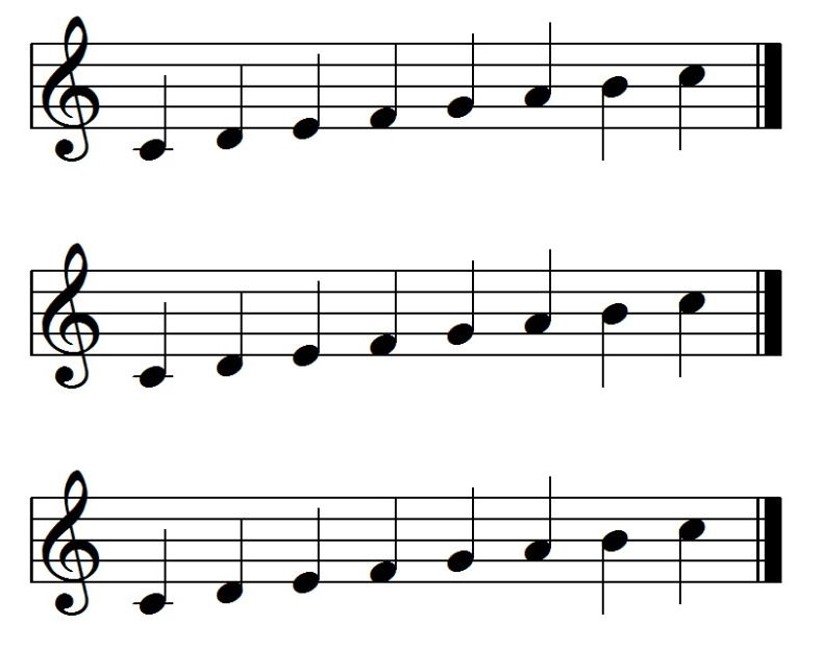
//> input picture SheetToMusic/SheetToMusic/simple0.jpg, 821 x 648 px
$ ./main   (built with g++ and OpenCV 4)
//> lines starting //> are read from the running program, lines starting //| are printed output that depends on the picture; after the words box and inside, x2 and y2 are one past the last pixel; in counts of white or black regions, pixels touching at a corner belong together
#include "opencv2/imgproc/imgproc.hpp"
#include "opencv2/imgcodecs.hpp"
#include "opencv2/highgui/highgui.hpp"

using namespace cv;

#include <iostream>
#include <fstream>
#include <vector>

using namespace std;
//음표, 오선 추출
Mat Extract(Mat subimg);

//좌표를 계이름으로 변환
int GetSound(int y, int line[], int lineSize[]);

//소절을 분리합니다.
void CutMeasures(Mat img, Mat* measure, int size);

// 라인의 y좌표를 받아옵니다.
void GetLineY(Mat lineGetter, int* line, int* lineSize);
// 음표의 중앙 좌표 생성
void GenerateNotePoints(const Mat& dot_image, vector<Point2d>& out_note_points);
// arr의 극댓값을 out_points vector에 담는 함수
void SetLocalMaxPoints(const int* arr, const int arr_size, std::vector<int>& out_points);
// image x 범위 내에서 black 극댓값 하나 get
int GetLocalMaxBlackPoint(const Mat& image, const int start_x, const int end_x);
// array에서 극댓값 하나 return.
int GetLocalMaxPoint(const int * arr, const int arr_size);

int main()
{
	Mat origin;
	Mat img;
	int count2;

	//grayscale로 변환 - img read
	origin = imread("simple0.jpg", IMREAD_GRAYSCALE);
//> origin: 648 rows x 821 cols, CV_8UC1; min 0, max 255, mean 232

	//이진화(threshold = 200)
	threshold(origin, img, 100, 255, THRESH_BINARY);
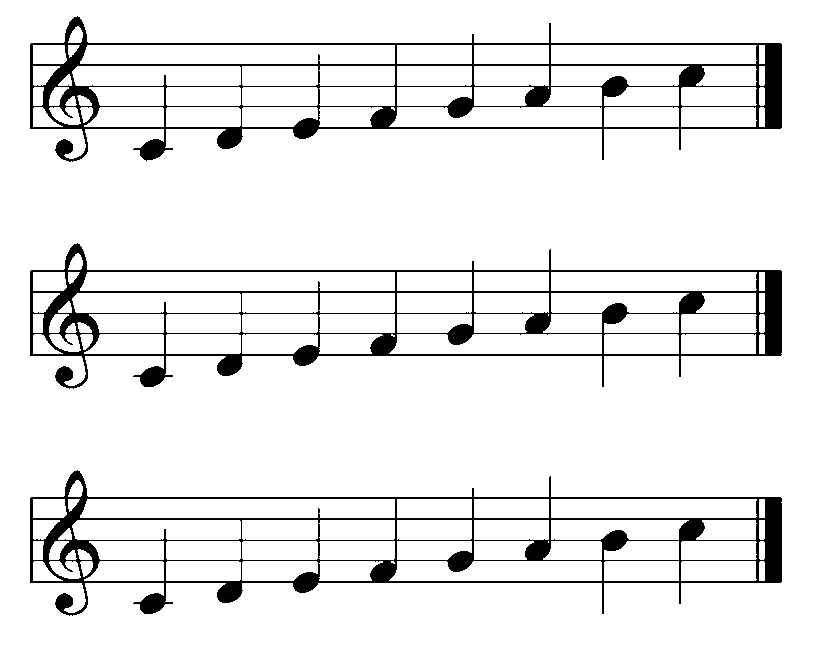
//> img: 648 rows x 821 cols, CV_8UC1; 92% white; 3 black regions, box (x1, y1, x2, y2) and area: (30, 16, 782, 162) 14127, (30, 243, 782, 389) 14115, (30, 470, 782, 616) 14105
	namedWindow("thresholding", WINDOW_AUTOSIZE);
	imshow("thresholding", img);


	//----------소절 분할 ------------
	Mat measure[3]; // 소절 3개

	CutMeasures(img, measure, 3);
//> the loop in CutMeasures, `for (int i = 0; i < img.rows; i++)` made 648 passes
//> count on passes 1 to 12: 0, 0, 0, 0, 0, 0, 0, 0, 0, 0, 0, 0
//> after the loop in CutMeasures, `for (int i = 0; i < img.rows; i++)`:
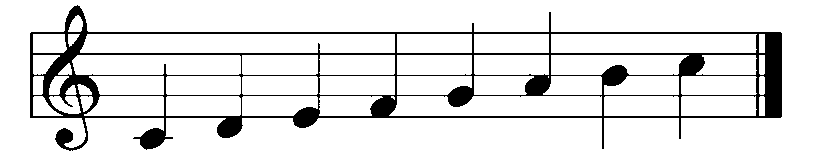
//> measure: 168 rows x 821 cols, CV_8UC1; 89.8% white; 1 black region, box (x1, y1, x2, y2) and area: (30, 5, 782, 151) 14127
//> after the loop in CutMeasures, `for (int i = 0; i < img.rows; i++)`: count = 0; k = 5; line = [-1, -1, -1, -1, -1]; lineSize = [0, 0, 0, 0, 0]; l = 3
//> measure[1]: 168 rows x 821 cols, CV_8UC1; 89.8% white; 1 black region, box (x1, y1, x2, y2) and area: (30, 5, 782, 151) 14115
//> measure[2]: 168 rows x 821 cols, CV_8UC1; 89.8% white; 1 black region, box (x1, y1, x2, y2) and area: (30, 5, 782, 151) 14105

	imwrite("measure1.jpg", measure[0]);
	imwrite("measure2.jpg", measure[1]);
	imwrite("measure3.jpg", measure[2]);


	/* line 좌표값 받기 */
	Mat lineGetter = imread("measure3.jpg", IMREAD_REDUCED_GRAYSCALE_2);
//> lineGetter: 84 rows x 411 cols, CV_8UC1; min 0, max 255, mean 229
	namedWindow("2", WINDOW_AUTOSIZE);
	imshow("2", lineGetter);
	int line[5]; // 오선의 y값을 받을 변수. 0 = 맨 윗 줄, 4 = 맨 아래 줄
	int lineSize[5]; // 오선의 굵기를 받을 변수

	GetLineY(lineGetter, line, lineSize);
//> in GetLineY, `threshold(lineGetter, lineGetter, 200, 255, THRESH_BINARY);`:
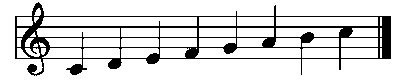
//> lineGetter: 84 rows x 411 cols, CV_8UC1; 86.8% white; 1 black region, box (x1, y1, x2, y2) and area: (15, 2, 391, 76) 4560
//> the loop in GetLineY, `for (int i = 0; i < lineGetter.rows; i++)` made 84 passes
//> (count, k) on passes 17, 27, 28, 38, 48, 59: (376, 0), (376, 1), (376, 2), (376, 2), (376, 3), (376, 4)
//> count on passes 1 to 6: 0, 0, 1, 4, 6, 8
//> after the loop in GetLineY, `for (int i = 0; i < lineGetter.rows; i++)`: count = 0; k = 4
//> line = [16, 26, 37, 47, 58]; lineSize = [1, 2, 1, 1, 1]

	// 음표 외에 모든 데이터 제거
	for (int num = 0; num < 3; num++)
	{
		measure[num] = Extract(measure[num]);
	}
//> this loop made 3 passes
//> pass 1, in Extract, `imshow("delete", subimg);`:
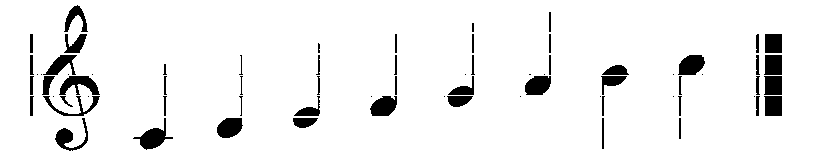
//> window 'delete': 168 rows x 821 cols, CV_8UC1; 94.1% white; 71 black regions (19 under 20 px), largest, box (x1, y1, x2, y2) and area: (133, 118, 173, 150) 468, (59, 76, 100, 95) 436, (678, 55, 705, 75) 419
//> pass 1, in Extract, `dilate(subimg, enroded, Mat());`:
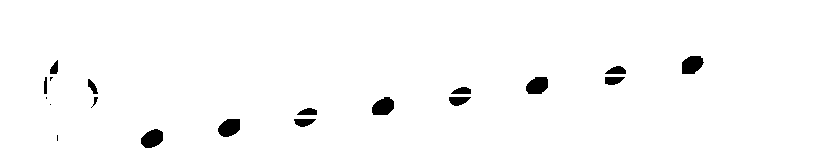
//> enroded: 168 rows x 821 cols, CV_8UC1; 98.2% white; 19 black regions (4 under 20 px), largest, box (x1, y1, x2, y2) and area: (141, 129, 163, 148) 312, (682, 56, 704, 74) 311, (218, 119, 240, 137) 310
//> pass 1, in Extract, `erode(enroded, dilated, Mat());`:
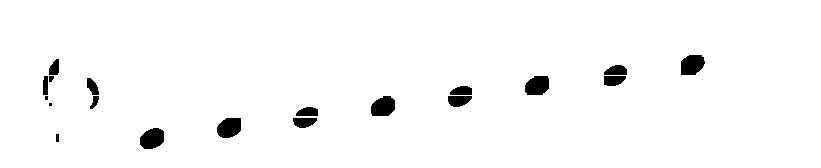
//> dilated: 168 rows x 821 cols, CV_8UC1; 97.4% white; 19 black regions (2 under 20 px), largest, box (x1, y1, x2, y2) and area: (140, 128, 164, 149) 398, (681, 55, 705, 75) 395, (217, 118, 241, 138) 394

	imwrite("measure1-2.jpg", measure[0]);
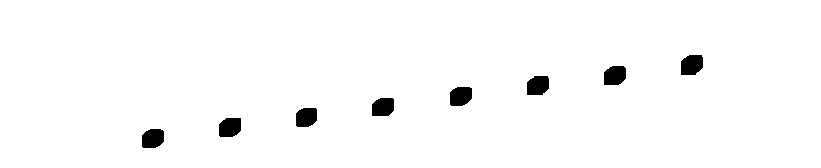
//> saved as measure1-2.jpg: 168 rows x 821 cols, CV_8UC1; 97.9% white; 8 black regions, largest, box (x1, y1, x2, y2) and area: (681, 55, 703, 75) 383, (219, 118, 241, 137) 370, (527, 76, 549, 95) 369
	imwrite("measure2-2.jpg", measure[1]);
	imwrite("measure3-2.jpg", measure[2]);

	vector<Point2d> note_points;    // 최종 음표 좌표값 배열

	// 음표 좌표 값 note_points에 저장
	GenerateNotePoints(measure[2], note_points);
//> after the loop in GenerateNotePoints, `for (int i = 0; i < dot_image.cols; i++)`: line_sum = 0
//> after the loop in SetLocalMaxPoints, `for (int i = 0; i < arr_size - 1; i++)`: local_max = 692; out_points = [152, 229, 305, 384, 459, 538, 615, 692]; is_rising = false; is_same = true; same_start = 697
//> in GenerateNotePoints, `SetLocalMaxPoints(num_black_x, dot_image.cols, points_x);`: points_x = [152, 229, 305, 384, 459, 538, 615, 692]
//| count: 8
//> the loop in GenerateNotePoints, `for (int i = 0; i < points_x.size(); i++)` made 8 passes
//> (x, local_max in GetLocalMaxBlackPoint, y) on passes 1 to 8: (152, 138, 138), (229, 127, 127), (305, 117, 117), (384, 106, 106), (459, 96, 96), (538, 85, 85), (615, 75, 75), (692, 64, 64)
//> note_points = 8 Points (x, y): [152, 138], [229, 127], [305, 117], [384, 106], [459, 96], [538, 85], [615, 75], [692, 64]
	// 찾은 좌표 콘솔 출력
	for (int i = 0; i < note_points.size(); i++) {
		std::cout << note_points[i].x << ", " << note_points[i].y << std::endl;
	}
//> this loop made 8 passes
//| 152, 138
//| 229, 127
//| 305, 117
//| 384, 106
//| 459, 96
//| 538, 85
//| 615, 75
//| 692, 64
	std::cout << "count: " << note_points.size() << std::endl;
//| count: 8


	// 계이름 파일로 반환
	ofstream outfile("Sounds.txt");


	for (int i = 0; i < note_points.size(); i++)
	{
		outfile << GetSound(note_points[i].y, line, lineSize) << "  ";
	}

	outfile.close();

	while (waitKey(0) < 0);
//> the Esc key is pressed
	return 0;
}
// 음표 좌표로 계이름
int GetSound(int y, int line[], int lineSize[])
{
	int gap = line[1] - line[0];
	int range = gap / 4;
	if (line[0] - gap - range <= y && line[0] - gap + lineSize[0] + range >= y) //높은 라
	{
		return 0;
	}
	else if (line[0] - range > y) //높은 솔
	{
		return 1;
	}
	else if (line[0] + lineSize[0] + range >= y) //높은 파
	{
		return 2;
	}
	else if (line[1] - range > y) //높은 미
	{
		return 3;
	}
	else if (line[1] + lineSize[1] + range >= y) //높은 레
	{
		return 4;
	}
	else if (line[2] - range > y) //높은 도
	{
		return 5;
	}
	else if (line[2] + lineSize[2] + range >= y) //시
	{
		return 6;
	}
	else if (line[3] - range > y) //라
	{
		return 7;
	}
	else if (line[3] + lineSize[3] + range >= y) //솔
	{
		return 8;
	}
	else if (line[4] - range > y) //파
	{
		return 9;
	}
	else if (line[4] + lineSize[4] + range >= y) //미
	{
		return 10;
	}
	else if (line[4] + lineSize[4] + gap - range > y) //레
	{
		return 11;
	}
	else //도
	{
		return 12;
	}
}


// 음표의 중앙 좌표 값을 out_note_points 레퍼런스에 저장
void GenerateNotePoints(const Mat & dot_image, vector<Point2d>& out_note_points)
{
	int* num_black_x;    // x축에서 검은 픽셀의 수 동적 배열
	vector<int> points_x;	// x축에서 음표 있는 좌표(중앙 지점)

	num_black_x = new int[dot_image.cols];

	// 검은 pixel count
	int line_sum = 0;
	cout << "x축 분포" << endl;
	line_sum = 0;
	for (int i = 0; i < dot_image.cols; i++) {
		for (int j = 0; j < dot_image.rows; j++) {
			if (dot_image.at<uchar>(j, i) < 125) {
				line_sum += 1;
			}
		}
		num_black_x[i] = line_sum;
		line_sum = 0;
	}

	// 검은색 분포 중 극댓값(주변 비해 많이 분포하는 값) 가지는 x를 배열에 저장
	SetLocalMaxPoints(num_black_x, dot_image.cols, points_x);
	cout << "count: " << points_x.size() << endl;

	// 최종 음표 좌표 구하기
	int y;
	int x;
	for (int i = 0; i < points_x.size(); i++) {
		x = points_x[i];
		// x에 대응하는 y좌표 구하기
		// 찾은 x 주변 위치(+-1) 에서만 극댓값 찾음
		y = GetLocalMaxBlackPoint(dot_image, x - 1, x + 1);
		out_note_points.push_back(Point(x, y));
	}

	delete[] num_black_x;
}

// 배열에서 극댓값 가지게 하는 변수를 out_points에 저장
void SetLocalMaxPoints(const int * arr, const int arr_size, std::vector<int>& out_points)
{
	bool is_rising = false;
	bool is_same = false;
	int same_start = 0;
	int local_max;
	for (int i = 0; i < arr_size - 1; i++) {
		// 올라가다 떨어지면 극댓값
		if (arr[i] > arr[i + 1] && is_rising) {
			if (is_same) {
				local_max = int((same_start + i) / 2);
			}
			else {
				local_max = i;
			}
			out_points.push_back(local_max);

			is_rising = false;
			is_same = false;
		}
		else if (arr[i] < arr[i + 1]) {
			is_rising = true;
			is_same = false;
		}
		else if (arr[i] == arr[i + 1] && !is_same) {
			is_same = true;
			same_start = i;
		}

	}
}

// start, end x 범위 내에서 y값당 검은 픽셀 개수 세기
// 검은 픽셀 수가 극댓값 갖게 하는 y 반환.
int GetLocalMaxBlackPoint(const Mat & image, const int start_x, const int end_x)
{
	int* num_black;    // y축에서 검은 픽셀의 수 동적 배열
	int crop_size;

	crop_size = end_x - start_x + 1;
	num_black = new int[image.rows];

	// 검은 pixel count
	int line_sum = 0;
	for (int i = 0; i < image.rows; i++) {
		for (int j = start_x; j <= end_x; j++) {
			if (image.at<uchar>(i, j) < 125) {
				line_sum += 1;
			}
		}
		num_black[i] = line_sum;
		line_sum = 0;
	}

	int local_max = GetLocalMaxPoint(num_black, image.rows);

	delete[] num_black;

	return local_max;
}

int GetLocalMaxPoint(const int * arr, const int arr_size)
{
	bool is_rising = false;
	bool is_same = false;
	int same_start = 0;
	int local_max;
	for (int i = 0; i < arr_size; i++) {
		// 올라가다 떨어지면 극댓값
		if (arr[i] > arr[i + 1] && is_rising) {
			if (is_same) {
				local_max = int((same_start + i) / 2);
			}
			else {
				local_max = i;
			}
			return local_max;

			is_rising = false;
			is_same = false;
		}
		else if (arr[i] < arr[i + 1]) {
			is_rising = true;
			is_same = false;
		}
		else if (arr[i] == arr[i + 1] && !is_same) {
			is_same = true;
			same_start = i;
		}
	}
	return -1;
}


//소절을 분리합니다.
void CutMeasures(Mat img, Mat* measure, int size)
{
	threshold(img, img, 200, 255, THRESH_BINARY);
	int line[5] = { -1,-1,-1,-1,-1 }; // 오선의 y값을 받을 변수. 0 = 맨 윗 줄, 4 = 맨 아래 줄
	int lineSize[5] = { 0,0,0,0,0 }; // 오선의 굵기를 받을 변수

	int count; // 해당 행의 검은색 픽셀의 수
	int k; // k번째 라인
	int l = 0; // l번째 소절

	int gap; // 오선간 거리

	for (int i = 0; i < img.rows; i++)
	{
		count = 0;
		for (int j = 0; j < img.cols; j++)
		{
			if (!img.at<uchar>(i, j)) // 검은색인 경우 count++
			{
				count++;
			}
		}

		if (count / (float)img.cols > 0.6) //오선인 경우 전체 크기에 0.6이상 차지
		{
			k = 0;
			while (k < 5)
			{
				if (line[k] == -1)
				{
					break;
				}
				k++;
			}

			if (k == 0)
			{
				line[0] = i;
				lineSize[0]++;
			}
			else if (line[k - 1] + lineSize[k - 1] == i)
			{
				lineSize[k - 1]++;
			}
			else
			{
				line[k] = i;
				lineSize[k]++;
			}
		}
		else if (line[4] != -1) //마지막줄에 값이 채워졌고 오선을 넘어선경우
		{
			gap = line[1] - line[0];
			Rect rect(0, line[0] - (gap * 1.5), img.cols, line[4] - line[0] + (gap * 4));

			measure[l] = img(rect);

			for (int m = 0; m < 5; m++)
			{
				line[m] = -1;
				lineSize[m] = 0;
			}
			l++;
		}
	}
}

// 라인의 Y좌표를 받아옵니다.
void GetLineY(Mat lineGetter, int* line, int* lineSize)
{
	threshold(lineGetter, lineGetter, 200, 255, THRESH_BINARY);
	for (int i = 0; i < 5; i++)
	{
		line[i] = -1;
		lineSize[i] = 0;
	}

	int count; // 해당 행의 검은색 픽셀의 수
	int k; // k번째 라인

	int gap; // 오선간 거리
	for (int i = 0; i < lineGetter.rows; i++)
	{
		count = 0;
		for (int j = 0; j < lineGetter.cols; j++)
		{
			if (!lineGetter.at<uchar>(i, j)) // 검은색인 경우 count++
			{
				count++;
			}
		}

		if (count / (float)lineGetter.cols > 0.8) //오선인 경우 전체 크기에 0.6이상 차지
		{
			k = 0;
			while (k < 5)
			{
				if (line[k] == -1)
				{
					break;
				}
				k++;
			}

			if (k == 0)
			{
				line[0] = i;
				lineSize[0]++;
			}
			else if (line[k - 1] + lineSize[k - 1] == i)
			{
				lineSize[k - 1]++;
			}
			else
			{
				line[k] = i;
				lineSize[k]++;
			}
		}
	}
}

//음표, 오선 추출 함수
Mat Extract(Mat subimg)
{
	int count2;

	//---------오선(가로선) 제거--------
	for (int i = 0; i < subimg.rows; i++)
	{
		count2 = 0;
		for (int j = 0; j < subimg.cols; j++)
		{
			//검은색이면 count증가
			if (!subimg.at<uchar>(i, j))
			{
				count2++;
			}
		}
		//80%넘어가면 선으로 판단
		if (count2 / (float)subimg.cols > 0.8)
		{
			//해당 line흰색으로 변환
			for (int p = 0; p < subimg.cols; p++)
			{
				subimg.at<uchar>(i, p) = (uchar)255;
			}
		}

	}
	//가로선 제거 결과 print
	namedWindow("delete", WINDOW_AUTOSIZE);
	imshow("delete", subimg);

	//---------세로선 제거--------
	for (int i = 0; i < subimg.cols; i++)
	{
		count2 = 0;
		for (int j = 0; j < subimg.rows; j++)
		{
			//검은색이면 count증가
			if (!subimg.at<uchar>(j, i))
			{
				count2++;
			}
		}
		//20%가 넘어가면 선으로 판단
		if (count2 / (float)subimg.rows > 0.2)
		{
			for (int p = 0; p < subimg.rows; p++)
			{
				subimg.at<uchar>(p, i) = (uchar)255;
			}
		}
	}
	//세로선 제거 결과 print
	namedWindow("delete2", WINDOW_AUTOSIZE);
	imshow("delete2", subimg);


	//-------모폴로지 연산을 통한 음표 추출---------
	Mat enroded, dilated;

	dilate(subimg, enroded, Mat());//침식
	erode(enroded, dilated, Mat());//팽창
	erode(dilated, enroded, Mat());//팽창
	erode(enroded, dilated, Mat());//팽창

	dilate(dilated, enroded, Mat());//침식
	dilate(enroded, dilated, Mat());//침식

	dilate(dilated, enroded, Mat());//침식
	dilate(enroded, dilated, Mat());//침식
	dilate(dilated, enroded, Mat());//침식
	dilate(enroded, dilated, Mat());//침식
	dilate(dilated, enroded, Mat());//침식
	dilate(enroded, dilated, Mat());//침식

	erode(enroded, dilated, Mat());//팽창
	erode(dilated, enroded, Mat());//팽창
	erode(enroded, dilated, Mat());//팽창
	erode(dilated, enroded, Mat());//팽창
	erode(enroded, dilated, Mat());//팽창
	erode(dilated, enroded, Mat());//팽창


	//음표 추출 결과 print
	namedWindow("mo0", WINDOW_AUTOSIZE);
	imshow("mo0", dilated);

	//-----median filter를 통한 noise제거-----
	Mat medianFilteredImg;
	medianBlur(dilated, medianFilteredImg, 5);
	//median filter 적용 결과 print
	namedWindow("medianFilteredImg", WINDOW_AUTOSIZE);
	imshow("medianFilteredImg", dilated);

	return dilated;
}
